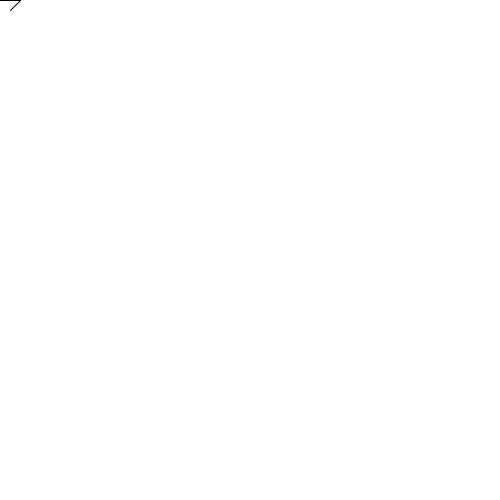
Frame 1 (no input)
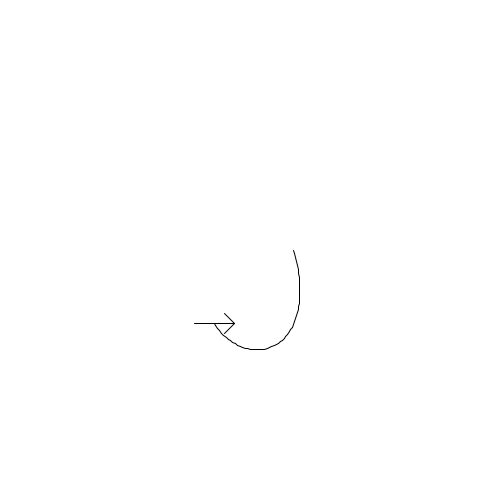
Frame 60 (the mouse pressed at the canvas centre just before this capture)
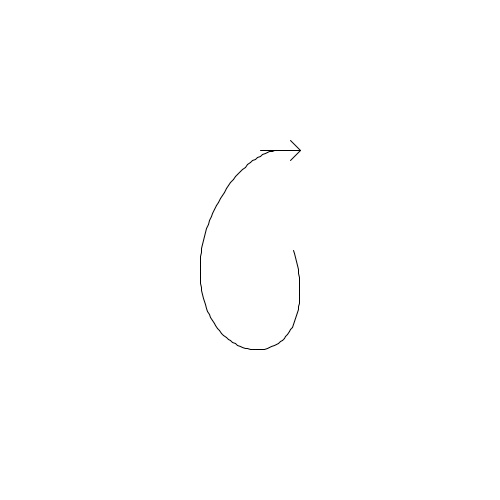
Frame 120 (the mouse held since frame 60 and released just before this capture)

The Processing sketch that drew these frames (run headless with seeded random() and noise(); from frame 60 on, the mouse is pressed at the canvas centre):

// Processing sketch: Lissajous
// ── Lissajous.pde
float x = 0, y = 0;
int radiusX = 50, radiusY = 100;
float angleX = 100, angleY = 0;
float speedX = 0.05;
float speedY = 0.04;
float dx = 0, dy = 0;
float angle = 0;
float centerX, centerY;
int steps = 0;
int MAX_POINTS = 800;
PVector [] points = new PVector[MAX_POINTS];

void setup() {
  size(500, 500);
  centerX = width / 2;
  centerY = height / 2;
}

void draw() {
  background(255);
  drawArrow(x, y);
  x = centerX + radiusX * cos(angleX);
  y = centerY + radiusY * sin(angleY);
  angleX += speedX;
  angleY += speedY;
  points[steps%MAX_POINTS] = new PVector(x, y);
  drawTrail(points);
  steps++;
}

void drawArrow(float x, float y) {
  pushMatrix();
  translate(x, y);
  rotate(angle);
  line(-20, 0, 20, 0);
  line(20, 0, 10, 10);
  line(20, 0, 10, -10);
  popMatrix();
}

void drawTrail(PVector [] trail) {
  int ct = min(steps, trail.length);
  int start = steps < trail.length ? 0 : (steps + ct + 1) % ct;
  for(int i = 0; i < ct - 1; ++i) {
    int s = (i + start) % ct;
    int e = (i + start + 1) % ct;
    line(trail[s].x, trail[s].y, trail[e].x, trail[e].y);
  }
}

void mouseMoved() {
  dx = mouseX - x;
  dy = mouseY - y;
  angle = (float)Math.atan2(dy, dx);
}
